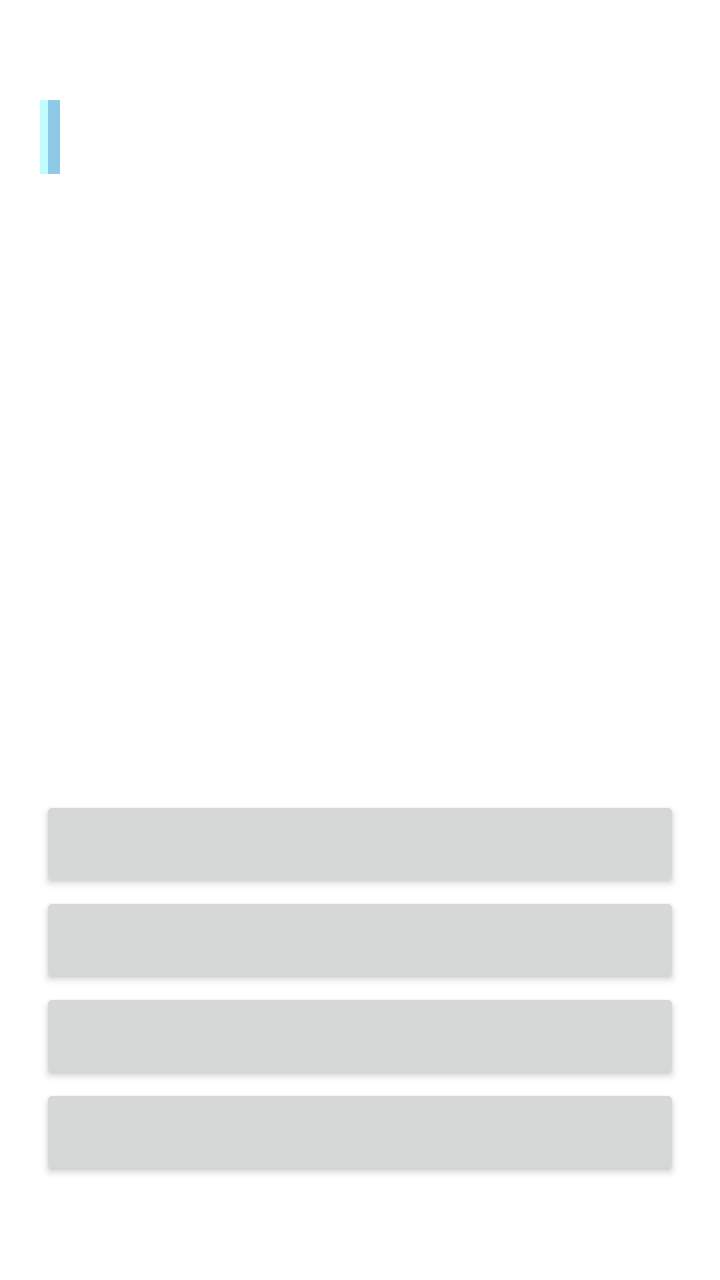
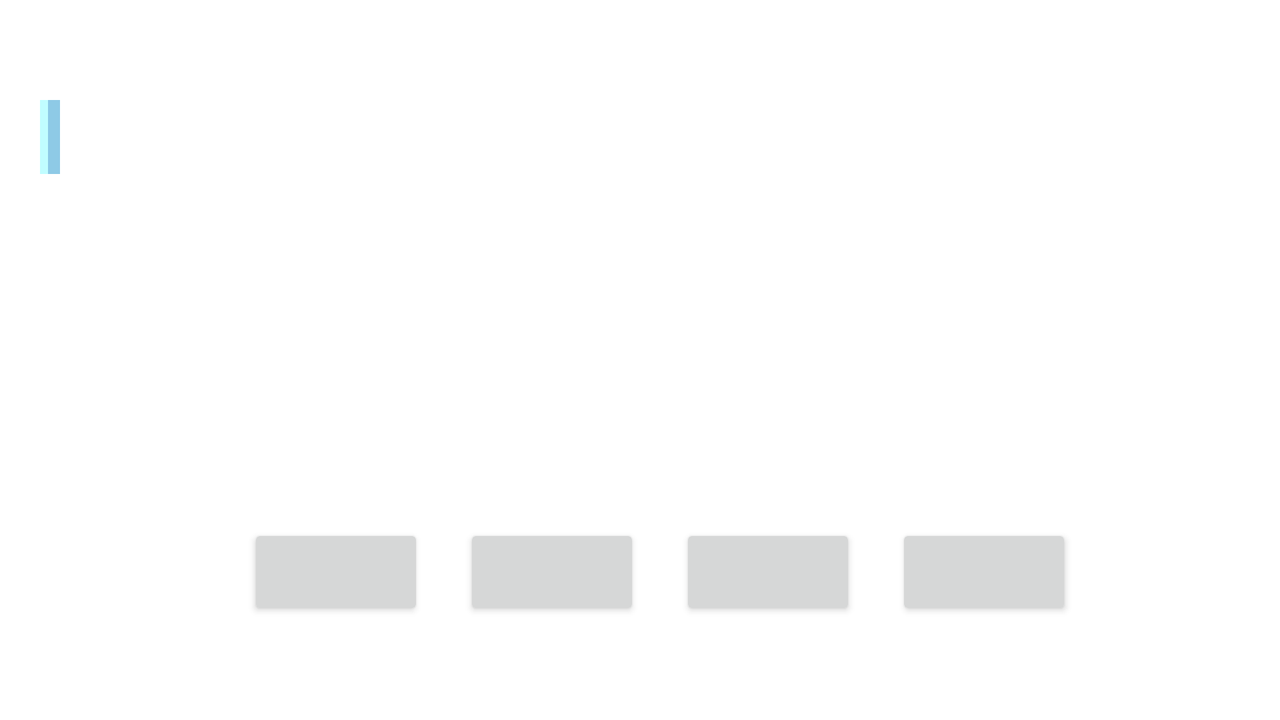

Compare how this app lays out the same screen by default and in its alternative resource folder. The renders come first, then the two layout files and the values they reference.
<!-- AndroidManifest.xml: application theme Theme.WordLearning -->
<!-- res/layout/activity_quiz.xml -->
<?xml version="1.0" encoding="utf-8"?>
<RelativeLayout xmlns:android="http://schemas.android.com/apk/res/android"
    android:layout_width="match_parent"
    android:layout_height="match_parent"
    android:paddingHorizontal="@dimen/quiz_padding_horizontal"
    android:id="@+id/quiz_layout">

    <LinearLayout
        android:layout_width="wrap_content"
        android:layout_height="wrap_content"
        android:orientation="vertical">

        <include layout="@layout/label_text_view"
            android:id="@+id/quiz_question_label" />

        <ScrollView
            android:layout_width="wrap_content"
            android:layout_height="wrap_content">

            <include layout="@layout/content_text_view"
                android:id="@+id/quiz_question_content" />
        </ScrollView>
    </LinearLayout>

    <LinearLayout
        android:layout_width="match_parent"
        android:layout_height="wrap_content"
        android:orientation="vertical"
        android:layout_alignParentBottom="true"
        android:layout_marginBottom="@dimen/word_details_label_margin_top">

        <Button android:id="@+id/quiz_answer_button_0"
            android:layout_width="match_parent"
            android:layout_height="wrap_content" />

        <Button android:id="@+id/quiz_answer_button_1"
            android:layout_width="match_parent"
            android:layout_height="wrap_content" />

        <Button android:id="@+id/quiz_answer_button_2"
            android:layout_width="match_parent"
            android:layout_height="wrap_content" />

        <Button android:id="@+id/quiz_answer_button_3"
            android:layout_width="match_parent"
            android:layout_height="wrap_content" />
    </LinearLayout>
</RelativeLayout>
<!-- res/layout/label_text_view.xml (included above) -->
<?xml version="1.0" encoding="utf-8"?>
<TextView xmlns:android="http://schemas.android.com/apk/res/android"
    android:layout_width="wrap_content"
    android:layout_height="wrap_content"
    android:layout_marginTop="@dimen/word_details_label_margin_top"
    android:padding="@dimen/word_details_label_padding"
    android:background="@drawable/text_view_style"
    android:textSize="@dimen/word_details_label_text_size"
    android:textColor="@color/text" />
<!-- res/layout/content_text_view.xml (included above) -->
<?xml version="1.0" encoding="utf-8"?>
<TextView xmlns:android="http://schemas.android.com/apk/res/android"
    android:layout_width="wrap_content"
    android:layout_height="wrap_content"
    android:layout_marginTop="@dimen/word_details_content_margin_top"
    android:textSize="@dimen/word_details_content_text_size"
    android:textColor="@color/text" />
<!-- resources referenced by this layout -->
<resources>
  <color name="text">#000000</color>
  <dimen name="quiz_padding_horizontal">20dp</dimen>
  <dimen name="word_details_content_margin_top">10dp</dimen>
  <dimen name="word_details_content_text_size">20sp</dimen>
  <dimen name="word_details_label_margin_top">50dp</dimen>
  <dimen name="word_details_label_padding">5dp</dimen>
  <dimen name="word_details_label_text_size">20sp</dimen>
  <!-- drawable text_view_style (drawable) -->
  <?xml version="1.0" encoding="utf-8"?>
  <layer-list xmlns:android="http://schemas.android.com/apk/res/android">
      <item>
          <shape android:shape="rectangle">
              <solid android:color="@color/light" />
          </shape>
      </item>
      <item android:left="4dp">
          <shape android:shape="rectangle">
              <solid android:color="@color/standard" />
          </shape>
      </item>
  </layer-list>
  <style name="Theme.WordLearning" parent="Theme.MaterialComponents.DayNight">
          
          <item name="colorPrimary">@color/standard</item>
          <item name="colorPrimaryVariant">@color/dark</item>
          <item name="colorOnPrimary">@color/text</item>
          
          <item name="android:statusBarColor" tools:targetApi="l">?attr/colorPrimaryVariant</item>
          
      </style>
  <color name="light">#c1fdff</color>
  <color name="standard">#8ecae6</color>
  <color name="dark">#5d99b4</color>
</resources>
<!-- res/layout-land/activity_quiz.xml (the author's variant of the layout above) -->
<!-- drawn on the phone turned sideways -->
<?xml version="1.0" encoding="utf-8"?>
<RelativeLayout xmlns:android="http://schemas.android.com/apk/res/android"
    xmlns:app="http://schemas.android.com/apk/res-auto"
    xmlns:tools="http://schemas.android.com/tools"
    android:layout_width="match_parent"
    android:layout_height="match_parent"
    tools:context=".quiz.DefinitionQuizActivity"
    android:paddingHorizontal="@dimen/quiz_padding_horizontal"
    android:id="@+id/quiz_layout">

    <LinearLayout
        android:layout_width="wrap_content"
        android:layout_height="wrap_content"
        android:orientation="vertical">

        <include layout="@layout/label_text_view"
            android:id="@+id/quiz_question_label" />

        <ScrollView
            android:layout_width="wrap_content"
            android:layout_height="wrap_content">

            <include layout="@layout/content_text_view"
                android:id="@+id/quiz_question_content" />
        </ScrollView>
    </LinearLayout>

    <LinearLayout
        android:layout_width="wrap_content"
        android:layout_height="wrap_content"
        android:orientation="horizontal"
        android:layout_alignParentBottom="true"
        android:layout_marginBottom="@dimen/word_details_label_margin_top"
        android:layout_centerHorizontal="true">

        <Button android:id="@+id/quiz_answer_button_0"
            android:layout_width="wrap_content"
            android:layout_height="wrap_content"
            android:layout_marginLeft="@dimen/quiz_button_margin" />

        <Button android:id="@+id/quiz_answer_button_1"
            android:layout_width="wrap_content"
            android:layout_height="wrap_content"
            android:layout_marginLeft="@dimen/quiz_button_margin" />

        <Button android:id="@+id/quiz_answer_button_2"
            android:layout_width="wrap_content"
            android:layout_height="wrap_content"
            android:layout_marginLeft="@dimen/quiz_button_margin" />

        <Button android:id="@+id/quiz_answer_button_3"
            android:layout_width="wrap_content"
            android:layout_height="wrap_content"
            android:layout_marginLeft="@dimen/quiz_button_margin" />
    </LinearLayout>
</RelativeLayout>
<!-- resources referenced by the variant -->
<!-- as the phone turned sideways resolves them -->
<resources>
  <color name="text">#000000</color>
  <dimen name="quiz_button_margin">20dp</dimen>
  <dimen name="quiz_padding_horizontal">20dp</dimen>
  <dimen name="word_details_content_margin_top">10dp</dimen>
  <dimen name="word_details_content_text_size">20sp</dimen>
  <dimen name="word_details_label_margin_top">50dp</dimen>
  <dimen name="word_details_label_padding">5dp</dimen>
  <dimen name="word_details_label_text_size">20sp</dimen>
  <!-- drawable text_view_style (drawable) -->
  <?xml version="1.0" encoding="utf-8"?>
  <layer-list xmlns:android="http://schemas.android.com/apk/res/android">
      <item>
          <shape android:shape="rectangle">
              <solid android:color="@color/light" />
          </shape>
      </item>
      <item android:left="4dp">
          <shape android:shape="rectangle">
              <solid android:color="@color/standard" />
          </shape>
      </item>
  </layer-list>
  <style name="Theme.WordLearning" parent="Theme.MaterialComponents.DayNight">
          
          <item name="colorPrimary">@color/standard</item>
          <item name="colorPrimaryVariant">@color/dark</item>
          <item name="colorOnPrimary">@color/text</item>
          
          <item name="android:statusBarColor" tools:targetApi="l">?attr/colorPrimaryVariant</item>
          
      </style>
  <color name="light">#c1fdff</color>
  <color name="standard">#8ecae6</color>
  <color name="dark">#5d99b4</color>
</resources>
